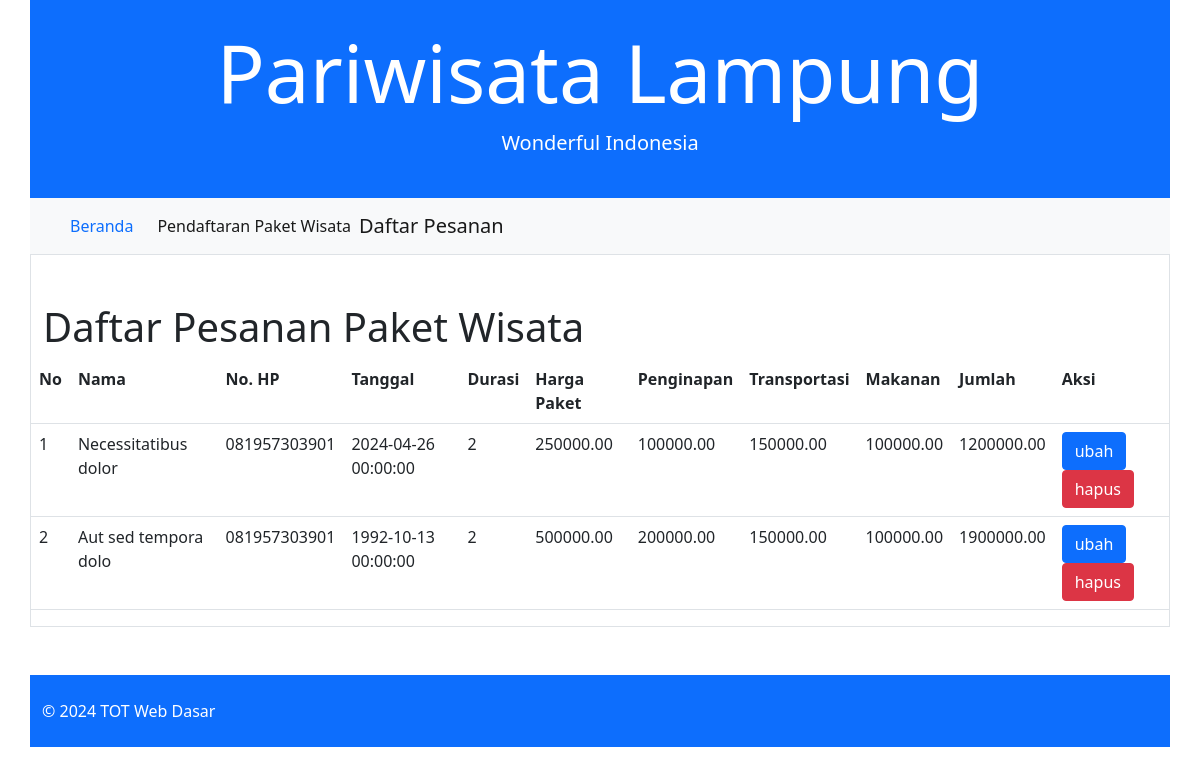
The app's page /daftar-pesanan.php with its own data.
### tables this page shows
CREATE TABLE IF NOT EXISTS `pemesanan` (
  `id` int NOT NULL AUTO_INCREMENT,
  `nama` varchar(50) DEFAULT NULL,
  `nohp` varchar(14) DEFAULT NULL,
  `tanggal` datetime DEFAULT NULL,
  `durasi` int DEFAULT NULL,
  `peserta` int DEFAULT NULL,
  `hargapaket` double(8,2) DEFAULT NULL,
  `penginapan` double(8,2) DEFAULT NULL,
  `transportasi` double(8,2) DEFAULT NULL,
  `makanan` double(8,2) DEFAULT NULL,
  `jumlah` decimal(20,2) DEFAULT NULL,
  PRIMARY KEY (`id`)
);

### daftar-pesanan.php (the view, shortened to what this page needs)
<!DOCTYPE html>
<html lang="en">
<head>
    <link href="https://cdn.jsdelivr.net/npm/bootstrap@5.1.3/dist/css/bootstrap.min.css" rel="stylesheet"
 />
    <link rel="stylesheet" href="style.css" />
</head>
<body>
    <header class="container bg-primary text-white">
        <div class="row">
            <div class="col-12 py-4 text-center">
                <h1 class="display-1">Pariwisata Lampung</h1>
                <p class="lead">Wonderful Indonesia</p>
            </div>
        </div>
    </header>
    <nav class="container navbar navbar-expand-lg navbar-light bg-light">
        <div class="container-fluid">
            <a class="nav-link" href="index.php">Beranda</a>
            <div class="collapse navbar-collapse" id="navbarNavAltMarkup">
                <div class="navbar-nav">
                    <a class="nav-link active" aria-current="page" href="form-pemesanan.php">Pendaftaran Paket
                        Wisata</a>
                    <a class="navbar-brand" href="daftar-pesanan.php">Daftar Pesanan</a>
                </div>
            </div>
    </nav>
    <main class="container border">
        <div class="row justify-content-center">
            <div class="col-md-12 mt-5">
                <div class="row">
                    <h1>Daftar Pesanan Paket Wisata</h1>
                    <table class="table table-hover">
                        <tr>
                            <th>No</th>
                            <th>Nama</th>
                            <th>No. HP</th>
                            <th>Tanggal</th>
                            <th>Durasi</th>
                            <th>Harga Paket</th>
                            <th>Penginapan</th>
                            <th>Transportasi</th>
                            <th>Makanan</th>
                            <th>Jumlah</th>
                            <th>Aksi</th>
                        </tr>
                        <?php
                        include "include/koneksi.php";
                        $sql = "select * from pemesanan";
                        $que = mysqli_query($sambungan, $sql);
                        $no = 1;
                        while ($data=mysqli_fetch_array($que))
                        { ?>
                        <tr>
                            <td><?=$no;?></td>
                            <td><?=$data['nama'];?></td>
                            <td><?=$data['nohp'];?></td>
                            <td><?=$data['tanggal'];?></td>
                            <td><?=$data['durasi'];?></td>
                            <td><?=$data['hargapaket'];?></td>
                            <td><?=$data['penginapan'];?></td>
                            <td><?=$data['transportasi'];?></td>
                            <td><?=$data['makanan'];?></td>
                            <td><?=$data['jumlah'];?></td>
                            <td><a href="ubah-data.php?id=<?=$data['id']; ?>" class="btn btn-primary">ubah</a><a
                                    href="hapus-data.php?id=<?=$data['id']; ?>" class="btn btn-danger"
                                    onclick="return confirm('Anda yakin akan menghapus data?')">hapus</a></td>
                        </tr>
                        <?php
                            $no++;
                        }
                            ?>
                    </table>
                </div>
            </div>
        </div>
    </main>
    <footer class="container bg-primary text-white mt-5">
        <div class="row">
            <div class="col-12 py-4">&copy; <?php echo date("Y");?> TOT Web Dasar</div>
        </div>
    </footer>
</body>
</html>

### records on screen
pemesanan: nama "Necessitatibus dolor", nohp "081957303901", tanggal "2024-04-26 00:00:00", durasi "2", hargapaket "250000.00", penginapan "100000.00", transportasi "150000.00", makanan "100000.00", jumlah "1200000.00"
pemesanan: nama "Aut sed tempora dolo", nohp "081957303901", tanggal "1992-10-13 00:00:00", durasi "2", hargapaket "500000.00", penginapan "200000.00", transportasi "150000.00", makanan "100000.00", jumlah "1900000.00"
